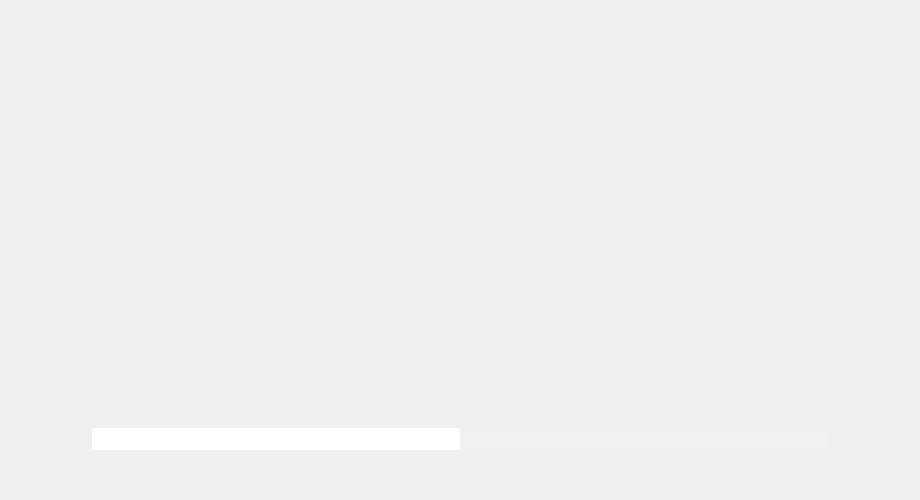
<?xml version="1.0" encoding="UTF-8"?>
<ui version="4.0">
 <class>Win_LoadingGameScreen</class>
 <widget class="QWidget" name="Win_LoadingGameScreen">
  <property name="geometry">
   <rect>
    <x>0</x>
    <y>0</y>
    <width>920</width>
    <height>500</height>
   </rect>
  </property>
  <property name="sizePolicy">
   <sizepolicy hsizetype="Preferred" vsizetype="Preferred">
    <horstretch>0</horstretch>
    <verstretch>0</verstretch>
   </sizepolicy>
  </property>
  <property name="windowTitle">
   <string/>
  </property>
  <layout class="QHBoxLayout" name="horizontalLayout" stretch="1,8,1">
   <property name="spacing">
    <number>0</number>
   </property>
   <property name="leftMargin">
    <number>0</number>
   </property>
   <property name="topMargin">
    <number>0</number>
   </property>
   <property name="rightMargin">
    <number>0</number>
   </property>
   <property name="bottomMargin">
    <number>0</number>
   </property>
   <item>
    <spacer name="horizontalSpacer">
     <property name="orientation">
      <enum>Qt::Horizontal</enum>
     </property>
     <property name="sizeHint" stdset="0">
      <size>
       <width>40</width>
       <height>20</height>
      </size>
     </property>
    </spacer>
   </item>
   <item>
    <layout class="QVBoxLayout" name="verticalLayout_2" stretch="1,8,1,1">
     <property name="spacing">
      <number>0</number>
     </property>
     <property name="leftMargin">
      <number>0</number>
     </property>
     <property name="rightMargin">
      <number>0</number>
     </property>
     <item>
      <spacer name="verticalSpacer_2">
       <property name="orientation">
        <enum>Qt::Vertical</enum>
       </property>
       <property name="sizeHint" stdset="0">
        <size>
         <width>20</width>
         <height>40</height>
        </size>
       </property>
      </spacer>
     </item>
     <item>
      <widget class="QLabel" name="image">
       <property name="styleSheet">
        <string notr="true"/>
       </property>
       <property name="text">
        <string/>
       </property>
      </widget>
     </item>
     <item>
      <widget class="QProgressBar" name="loading">
       <property name="styleSheet">
        <string notr="true">QProgressBar {  /* Background */
    background-color: #11FFFFFF;
	border-bottom : 2px solid #00FFFFFF;
}

QProgressBar::chunk { /* Filling */
    background-color: #FFFFFFFF;
    border-top-right-radius: 2px;
	border-bottom-right-radius: 2px;
}</string>
       </property>
       <property name="value">
        <number>50</number>
       </property>
       <property name="textVisible">
        <bool>false</bool>
       </property>
      </widget>
     </item>
     <item>
      <spacer name="verticalSpacer">
       <property name="orientation">
        <enum>Qt::Vertical</enum>
       </property>
       <property name="sizeHint" stdset="0">
        <size>
         <width>20</width>
         <height>40</height>
        </size>
       </property>
      </spacer>
     </item>
    </layout>
   </item>
   <item>
    <spacer name="horizontalSpacer_2">
     <property name="orientation">
      <enum>Qt::Horizontal</enum>
     </property>
     <property name="sizeHint" stdset="0">
      <size>
       <width>40</width>
       <height>20</height>
      </size>
     </property>
    </spacer>
   </item>
  </layout>
 </widget>
 <resources/>
 <connections/>
</ui>
